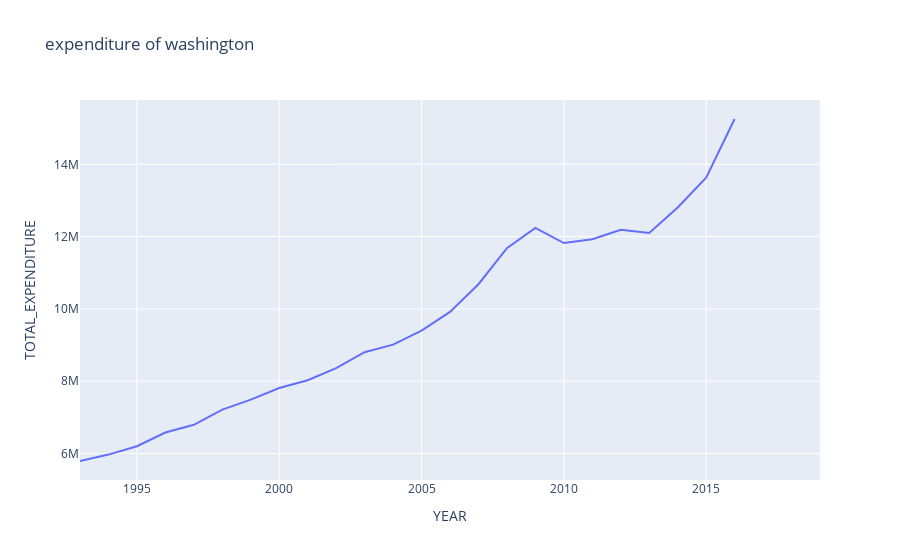

Notebook code for this chart:
### Code cell
px.line(df,x='YEAR',y='TOTAL_EXPENDITURE',title='expenditure of washington')

### Figure 1 — Plotly figure (JSON) as saved in the notebook; plotly's stock layout.template omitted (floating-point values rounded to 4 significant figures)
{"data": [{"hovertemplate": "YEAR=%{x}<br>TOTAL_EXPENDITURE=%{y}<extra></extra>", "legendgroup": "", "line": {"color": "#636efa", "dash": "solid"}, "marker": {"symbol": "circle"}, "mode": "lines", "name": "", "orientation": "v", "showlegend": false, "type": "scatter", "x": [1993, 1994, 1995, 1996, 1997, 1998, 1999, 2000, 2001, 2002, 2003, 2004, 2005, 2006, 2007, 2008, 2009, 2010, 2011, 2012, 2013, 2014, 2015, 2016, 2017, 2019], "xaxis": "x", "y": [5791436, 5968590, 6200754, 6578388, 6792261, 7211601, 7489129, 7811937, 8026334, 8362656, 8802387, 9009980, 9399603, 9915617, 10682397, 11677666, 12240632, 11820814, 11928408, 12187889, 12097549, 12806300, 13630138, 15253296, null, null], "yaxis": "y"}], "layout": {"legend": {"tracegroupgap": 0}, "title": {"text": "expenditure of washington"}, "xaxis": {"anchor": "y", "domain": [0, 1], "title": {"text": "YEAR"}}, "yaxis": {"anchor": "x", "domain": [0, 1], "title": {"text": "TOTAL_EXPENDITURE"}}}}
